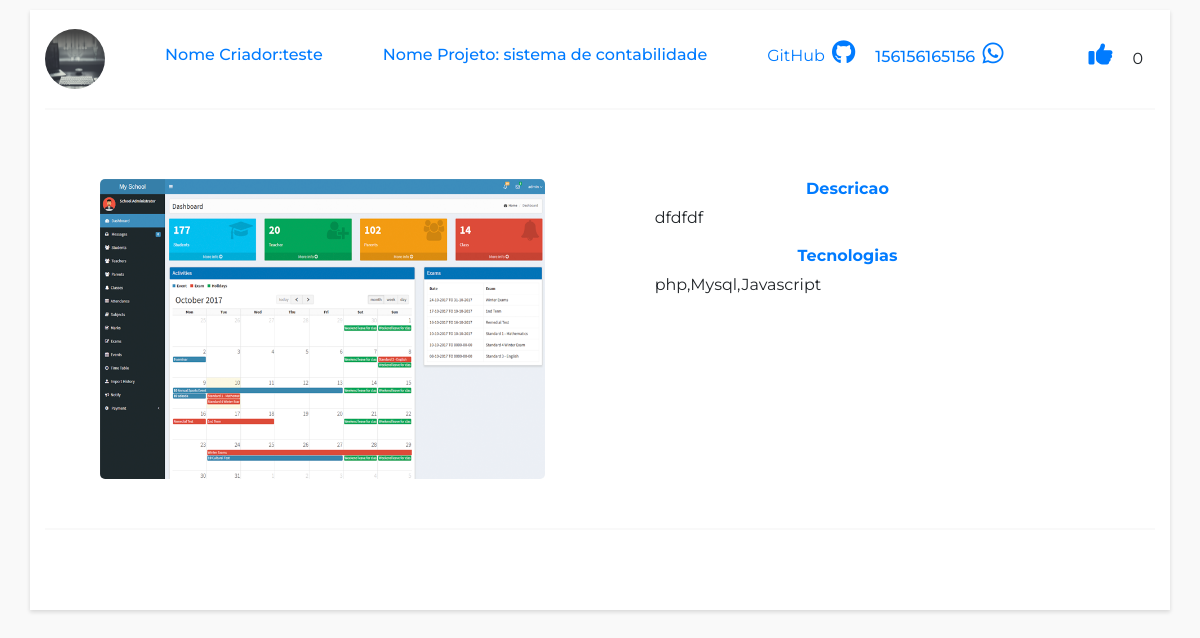
/user/vizualiza_projeto.php?id=58, run on the app's committed database.
### tables this page shows
CREATE TABLE IF NOT EXISTS `projeto` (
  `id_projeto` int(11) NOT NULL AUTO_INCREMENT,
  `nome_projeto` varchar(255) NOT NULL,
  `descricao` varchar(255) NOT NULL,
  `tecnologias` varchar(255) NOT NULL,
  `git_url` varchar(255) NOT NULL,
  `img_url` varchar(255) NOT NULL,
  `id_usuario` int(11) DEFAULT NULL,
  `likes` int(11) DEFAULT NULL,
  `categoria` varchar(255) DEFAULT NULL,
  PRIMARY KEY (`id_projeto`),
  KEY `id_usuario` (`id_usuario`)
);

CREATE TABLE IF NOT EXISTS `usuario` (
  `id` int(11) NOT NULL AUTO_INCREMENT,
  `nome` varchar(255) NOT NULL,
  `email` varchar(255) NOT NULL,
  `senha` varchar(255) NOT NULL,
  `whatsapp` varchar(255) NOT NULL,
  `quanti_projetos` int(11) DEFAULT NULL,
  `img_profile` varchar(40) DEFAULT NULL,
  PRIMARY KEY (`id`)
);

### user/vizualiza_projeto.php (the view, shortened to what this page needs)
<?php
    include('../config/db.php');
    $id_projeto = $_GET['id'];
    $sql_projeto = "select nome,nome_projeto,whatsapp,img_profile,img_url,tecnologias,descricao,likes from projeto inner join usuario on projeto.id_usuario = usuario.id where projeto.id_projeto = '$id_projeto'";
    $resposta =  mysqli_query($connection,$sql_projeto);
    $projeto = mysqli_fetch_array($resposta);
    $nome_usuario = $projeto['nome'];
    $nome_projeto = $projeto['nome_projeto'];
    $whats = $projeto['whatsapp'];
    $img_profile = $projeto['img_profile'];
    $img_projeto = $projeto['img_url'];
    $descricao = $projeto['descricao'];
    $tecnologias = $projeto['tecnologias'];
    $likes = $projeto['likes'];
    ?>
    <html lang="en">
<head>
    <link rel="stylesheet" href="https://stackpath.bootstrapcdn.com/bootstrap/4.5.0/css/bootstrap.min.css">
    <link href="https://stackpath.bootstrapcdn.com/font-awesome/4.7.0/css/font-awesome.min.css" rel="stylesheet">
    <link rel="stylesheet" href="https://use.fontawesome.com/releases/v5.3.1/css/all.css">
    <link rel="stylesheet" href="../css/vizualiza_projeto.css">
</head>
<body>
    <div class="container-fluid">
        <div class="container principal ">
            <?php
            echo "
            <div class='header'>
                <div class='img-profile'>
                          <img src='imagens_perfil/$img_profile' alt=''>
                        </div>
                        <h6>Nome Criador:$nome_usuario </h6>
                        <h6> Nome Projeto: $nome_projeto</h6>
                        <a href=''>
                            GitHub
                            <i class='fab fa-github icone'></i>
                        </a>
                        <h6 class='whats' > $whats  <i class='fab fa-whatsapp icone'></i></h6>
                        <i id='like' class='fas fa-thumbs-up icone-like'></i> $likes
                    </div>
                    <div class='subheader'>
                        <div class='img-projeto' >
                            <img src='imagens_projetos/$img_projeto' alt=''>
                       </div>
                       <div class='container-descricao'>
                           <h6 class='descricao'>Descricao</h6>
                           <p class=''>$descricao </p>
                           <h6 class='descricao'>Tecnologias</h6>
                           <p class=''>$tecnologias </p>
                        </div>
                    </div>
                    ";
                    ?>
                </div>
            </div>
</body>
</html>

### css/vizualiza_projeto.css (style rules this page uses)
* { margin: 0px; padding: 0px; box-sizing: border-box; }
body { font-family: 'Montserrat', sans-serif; background-color:#f9f9f9 ; }
.container.principal { background-color: red; height: 600px; box-shadow: 0 2px 4px rgba(25, 25, 25, 0.15); background-color: white; }
.header { width: 100%; height: 100px; border-bottom: 2px solid #f9f9f9; margin-top: 10px; display: flex; align-items: center; }
.img-profile img { width: 60px; height: 60px; border-radius: 120px; }
.img-profile , h6 { margin-right: 60px; }
.icone { color:#007BFF ; margin-left: 3px; font-size: 24px; margin-right: 20px; }
h6 { color: #007BFF; }
.header a { margin-bottom: 10px; }
.icone-like { cursor: pointer; color:#007BFF ; margin-left: 3px; font-size: 24px; margin-right: 20px; margin-bottom: 10px; margin-left: 5px; }
.whats { margin-bottom: 10px; }
.subheader { width: 100%; margin-top: 20px; height: 400px; display: flex; flex-direction: row; align-items: center; justify-content: space-around; border-bottom: 2px solid #f9f9f9; }
.descricao { text-align:center ; font-weight: bold; }
.img-projeto img { width: 445.75px; height: 300px; border-radius: 5px; }
.container-descricao { width: 445.75px; height: 300px; }

### data on the page
projeto: id_usuario.img_profile (picture), id_usuario.nome "teste", nome_projeto "sistema de contabilidade", id_usuario.whatsapp "156156165156", likes "0", img_url (picture), descricao "dfdfdf", tecnologias "php,Mysql,Javascript"
